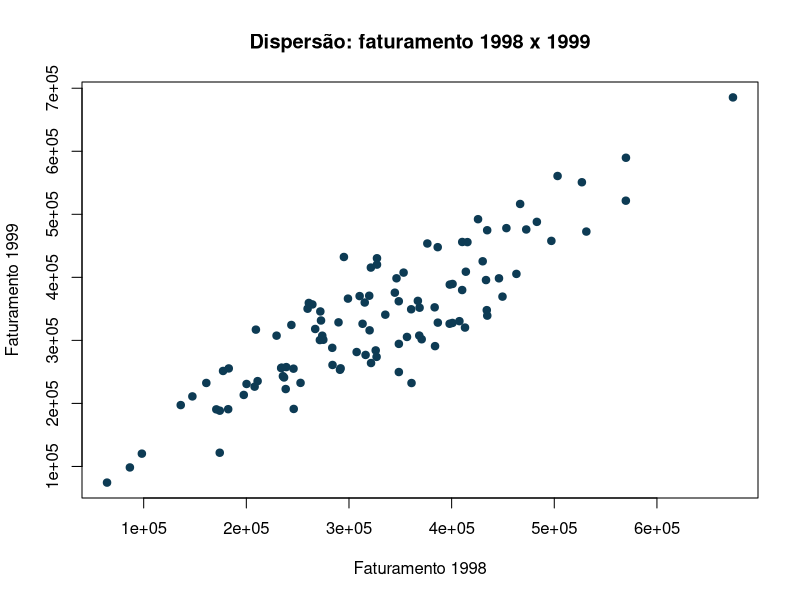
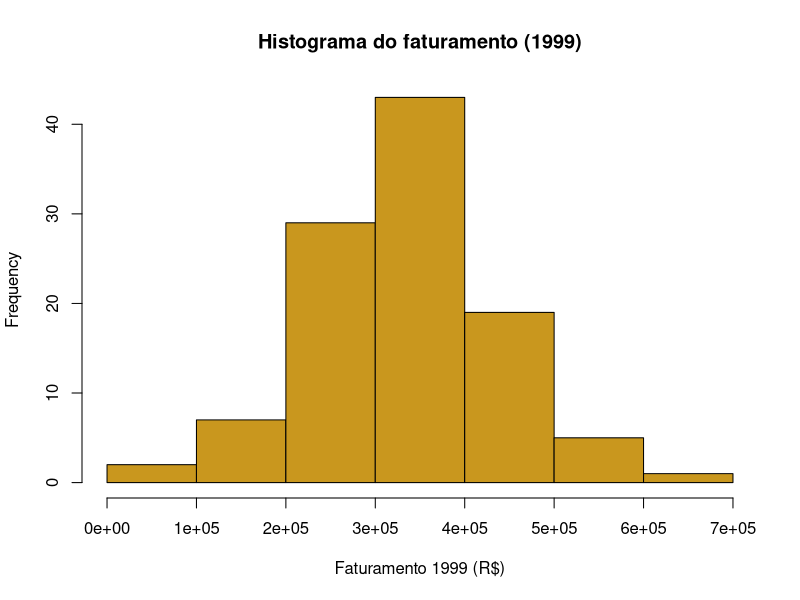
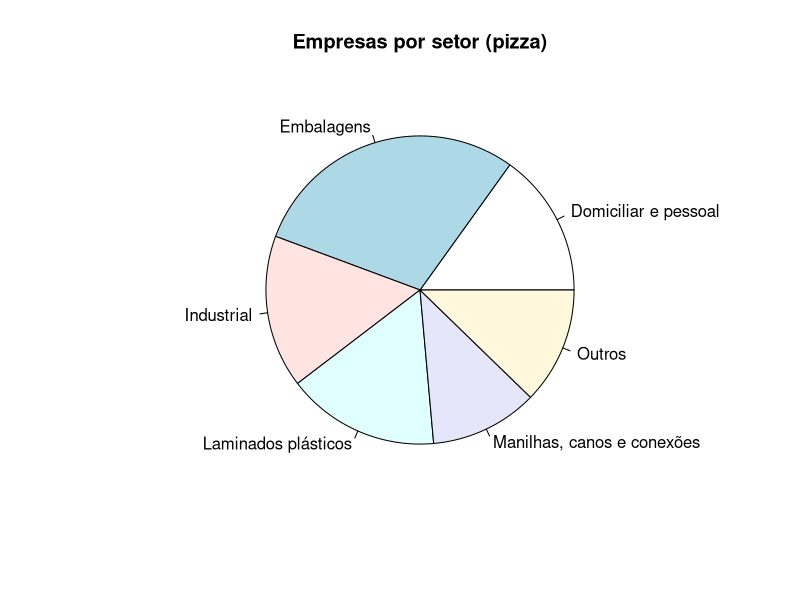
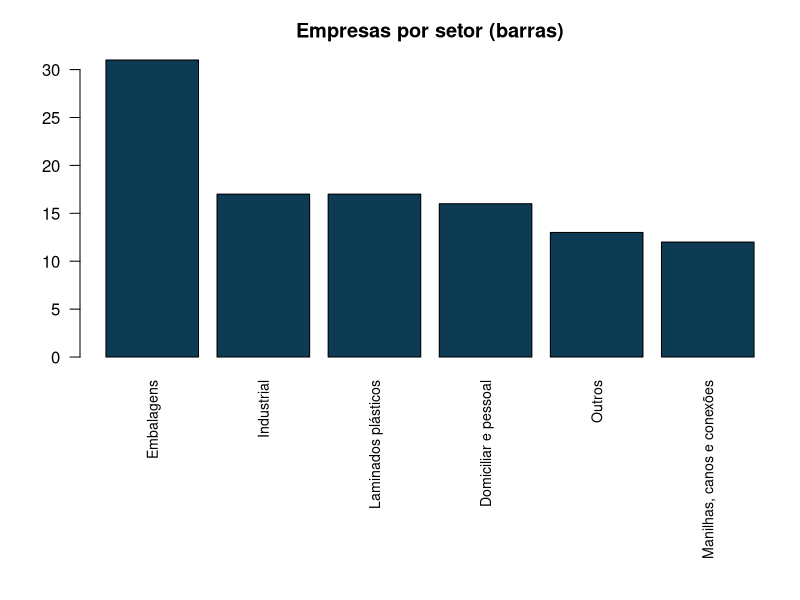

Here is the R script that generated these plots, in order:
## ---- chunk 1
knitr::opts_chunk$set(echo = TRUE, warning = FALSE, message = FALSE, fig.align = "center")
suppressPackageStartupMessages(library(tidyverse))
empresas <- read_csv("data/empresas.csv", show_col_types = FALSE)
## ---- chunk 2
2 + 2
(10 - 4) / 3
2^10
sqrt(81)
round(exp(1), 4)
## ---- chunk 3
empresas <- read_csv("data/empresas.csv", show_col_types = FALSE)
glimpse(empresas)
## ---- chunk 4
cv <- function(x) {
  100 * sd(x) / mean(x)
}
cv(empresas$faturamento99)
## ---- chunk 5
for (i in 1:5) {
  print(i^2)
}
## ---- chunk 6
set.seed(42)
runif(5, min = 0, max = 1)     # 5 valores Uniforme(0,1)
rnorm(5, mean = 0, sd = 1)     # 5 valores Normal(0,1)
sample(1:6, size = 3)          # sorteia 3 números de 1 a 6, sem repetir
## ---- chunk 7
plot(empresas$faturamento98, empresas$faturamento99,
     xlab = "Faturamento 1998", ylab = "Faturamento 1999",
     main = "Dispersão: faturamento 1998 x 1999", pch = 19, col = "#0d3b54")
## ---- chunk 8
hist(empresas$faturamento99,
     main = "Histograma do faturamento (1999)",
     xlab = "Faturamento 1999 (R$)", col = "#c9971e")
## ---- chunk 9
setor_freq <- table(trimws(empresas$setor))
pie(setor_freq, main = "Empresas por setor (pizza)")
## ---- chunk 10
par(mar = c(12, 4, 3, 1))
barplot(sort(setor_freq, decreasing = TRUE),
        main = "Empresas por setor (barras)", las = 2, cex.names = 0.85, col = "#0d3b54")
